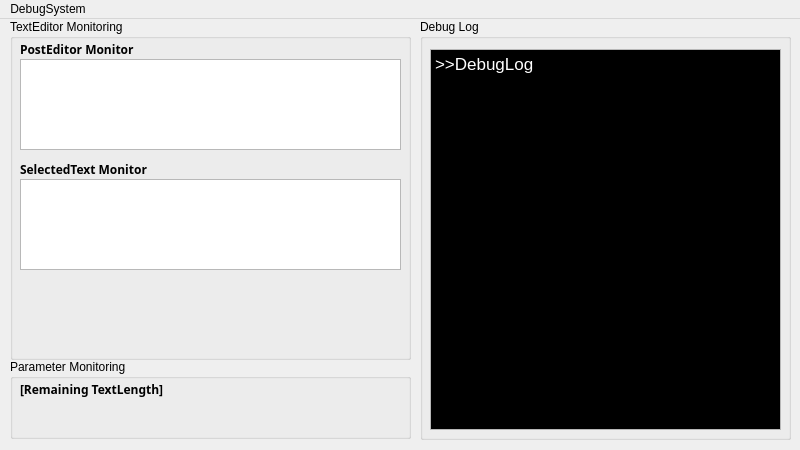
<?xml version="1.0" encoding="UTF-8"?>
<ui version="4.0">
 <class>MainWindow</class>
 <widget class="QMainWindow" name="MainWindow">
  <property name="geometry">
   <rect>
    <x>0</x>
    <y>0</y>
    <width>800</width>
    <height>450</height>
   </rect>
  </property>
  <property name="sizePolicy">
   <sizepolicy hsizetype="Fixed" vsizetype="Fixed">
    <horstretch>0</horstretch>
    <verstretch>0</verstretch>
   </sizepolicy>
  </property>
  <property name="minimumSize">
   <size>
    <width>800</width>
    <height>450</height>
   </size>
  </property>
  <property name="maximumSize">
   <size>
    <width>800</width>
    <height>450</height>
   </size>
  </property>
  <property name="windowTitle">
   <string>Mojatter Debugging Tools</string>
  </property>
  <widget class="QWidget" name="centralwidget">
   <widget class="QGroupBox" name="groupBox">
    <property name="geometry">
     <rect>
      <x>10</x>
      <y>0</y>
      <width>401</width>
      <height>341</height>
     </rect>
    </property>
    <property name="title">
     <string>TextEditor Monitoring</string>
    </property>
    <widget class="QTextEdit" name="PostEditor_Monitor">
     <property name="geometry">
      <rect>
       <x>10</x>
       <y>40</y>
       <width>381</width>
       <height>91</height>
      </rect>
     </property>
    </widget>
    <widget class="QLabel" name="Label">
     <property name="geometry">
      <rect>
       <x>10</x>
       <y>20</y>
       <width>151</width>
       <height>20</height>
      </rect>
     </property>
     <property name="font">
      <font>
       <family>游ゴシック</family>
       <weight>75</weight>
       <italic>false</italic>
       <bold>true</bold>
      </font>
     </property>
     <property name="layoutDirection">
      <enum>Qt::LeftToRight</enum>
     </property>
     <property name="text">
      <string>PostEditor Monitor</string>
     </property>
    </widget>
    <widget class="QLabel" name="Label_2">
     <property name="geometry">
      <rect>
       <x>10</x>
       <y>140</y>
       <width>151</width>
       <height>20</height>
      </rect>
     </property>
     <property name="font">
      <font>
       <family>游ゴシック</family>
       <weight>75</weight>
       <italic>false</italic>
       <bold>true</bold>
      </font>
     </property>
     <property name="layoutDirection">
      <enum>Qt::LeftToRight</enum>
     </property>
     <property name="text">
      <string>SelectedText Monitor</string>
     </property>
    </widget>
    <widget class="QTextEdit" name="SelectedTextMonitor">
     <property name="geometry">
      <rect>
       <x>10</x>
       <y>160</y>
       <width>381</width>
       <height>91</height>
      </rect>
     </property>
    </widget>
   </widget>
   <widget class="QGroupBox" name="groupBox_2">
    <property name="geometry">
     <rect>
      <x>10</x>
      <y>340</y>
      <width>401</width>
      <height>80</height>
     </rect>
    </property>
    <property name="title">
     <string>Parameter Monitoring</string>
    </property>
    <widget class="QLabel" name="TextLengthIndicator">
     <property name="geometry">
      <rect>
       <x>10</x>
       <y>20</y>
       <width>151</width>
       <height>20</height>
      </rect>
     </property>
     <property name="font">
      <font>
       <family>游ゴシック</family>
       <weight>75</weight>
       <italic>false</italic>
       <bold>true</bold>
      </font>
     </property>
     <property name="layoutDirection">
      <enum>Qt::LeftToRight</enum>
     </property>
     <property name="text">
      <string>[Remaining TextLength]</string>
     </property>
    </widget>
   </widget>
   <widget class="QGroupBox" name="groupBox_3">
    <property name="geometry">
     <rect>
      <x>420</x>
      <y>0</y>
      <width>371</width>
      <height>421</height>
     </rect>
    </property>
    <property name="title">
     <string>Debug Log</string>
    </property>
    <widget class="QTextEdit" name="SelectedTextMonitor_2">
     <property name="geometry">
      <rect>
       <x>10</x>
       <y>30</y>
       <width>351</width>
       <height>381</height>
      </rect>
     </property>
     <property name="html">
      <string>&lt;!DOCTYPE HTML PUBLIC &quot;-//W3C//DTD HTML 4.0//EN&quot; &quot;http://www.w3.org/TR/REC-html40/strict.dtd&quot;&gt;
&lt;html&gt;&lt;head&gt;&lt;meta name=&quot;qrichtext&quot; content=&quot;1&quot; /&gt;&lt;style type=&quot;text/css&quot;&gt;
p, li { white-space: pre-wrap; }
&lt;/style&gt;&lt;/head&gt;&lt;body style=&quot; font-family:'.SF NS Text'; font-size:13pt; font-weight:400; font-style:normal;&quot; bgcolor=&quot;#000000&quot;&gt;
&lt;p style=&quot; margin-top:0px; margin-bottom:0px; margin-left:0px; margin-right:0px; -qt-block-indent:0; text-indent:0px;&quot;&gt;&lt;span style=&quot; color:#ffffff;&quot;&gt;&amp;gt;&amp;gt;DebugLog&lt;/span&gt;&lt;/p&gt;&lt;/body&gt;&lt;/html&gt;</string>
     </property>
    </widget>
   </widget>
  </widget>
  <widget class="QMenuBar" name="menubar">
   <property name="geometry">
    <rect>
     <x>0</x>
     <y>0</y>
     <width>800</width>
     <height>22</height>
    </rect>
   </property>
   <widget class="QMenu" name="menuDebugSystem">
    <property name="title">
     <string>DebugSystem</string>
    </property>
    <addaction name="actionReset_All_Statements"/>
    <addaction name="separator"/>
    <addaction name="actionQuit"/>
   </widget>
   <addaction name="menuDebugSystem"/>
  </widget>
  <action name="actionReset_All_Statements">
   <property name="text">
    <string>Reset All Statements</string>
   </property>
  </action>
  <action name="actionQuit">
   <property name="text">
    <string>Quit</string>
   </property>
  </action>
 </widget>
 <resources/>
 <connections/>
</ui>
